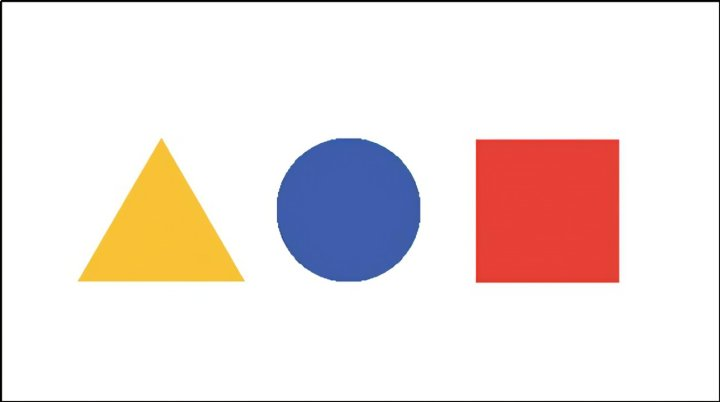
#> input picture image/image.jpg, 720 x 402 px, given in place of the camera
$ python video2.py
#> lines starting #> are read from the running program, lines starting #| are printed output that depends on the picture; after the words box and inside, x2 and y2 are one past the last pixel; in counts of white or black regions, pixels touching at a corner belong together
import numpy as np
import cv2

# 定义颜色阈值
# 红色区间优化，尝试减少误识别其他颜色的情况
lower_red = np.array([0, 100, 90])  # 减少饱和度和亮度的下限，以排除浅红或粉色调
higher_red = np.array([10, 255, 255])

# 绿色区间优化，确保在不同光照下都能准确识别
lower_green = np.array([35, 70, 70])  # 调整以适应更多绿色变体，特别是暗绿
higher_green = np.array([80, 255, 255])

# 黑色区间显著扩大
lower_black = np.array([0, 0, 0])  # 保持不变，因为已经是最低值
higher_black = np.array([100, 100, 50])  # 大幅增加，以识别更广泛的深色区域

# 注意：这些值仅为示例，实际应用中需要根据具体情况调整


# 定义字体
font = cv2.FONT_HERSHEY_SIMPLEX

def process_color(frame, lower_color, higher_color, color_name):
    img_hsv = cv2.cvtColor(frame, cv2.COLOR_BGR2HSV)
    mask = cv2.inRange(img_hsv, lower_color, higher_color)
    mask = cv2.medianBlur(mask, 7)

    cnts, _ = cv2.findContours(mask, cv2.RETR_EXTERNAL, cv2.CHAIN_APPROX_NONE)

    for cnt in cnts:
        x, y, w, h = cv2.boundingRect(cnt)
        cv2.rectangle(frame, (x, y - 20), (x + w, y + h), (0, 0, 255), 2)
        cv2.putText(frame, color_name, (x, y - 20), font, 0.7, (0, 0, 255), 2)

try:
    cap = cv2.VideoCapture(0)  # 打开电脑内置摄像头

    if cap.isOpened():
        while True:
            ret, frame = cap.read()
#> frame is the input picture: shape (402, 720, 3); mean B, G, R 224.3, 226.5, 238.9
            if not ret:
                break

            process_color(frame, lower_red, higher_red, 'Red')
#> in process_color, `img_hsv = cv2.cvtColor(frame, cv2.COLOR_BGR2HSV)`: img_hsv: shape (402, 720, 3); mean H, S, V 11.7, 31.9, 245
#> in process_color, `mask = cv2.inRange(img_hsv, lower_color, higher_color)`:
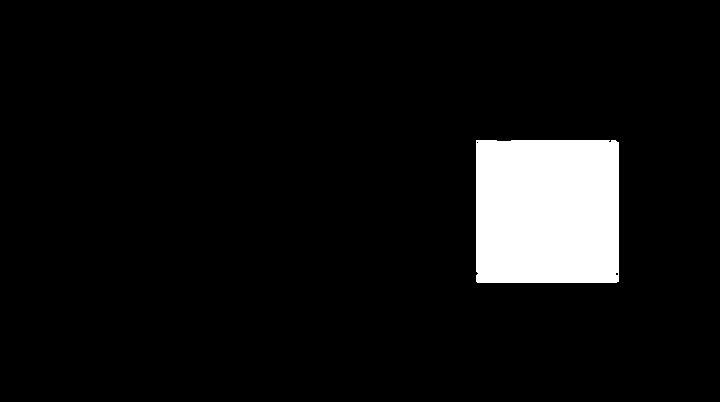
#> mask: shape (402, 720); 7.1% white; 1 white region, box (x1, y1, x2, y2) and area: (476, 140, 619, 283) 20415
#> in process_color, `mask = cv2.medianBlur(mask, 7)`: mask: shape (402, 720); 7% white; 1 white region
#> in process_color, `cnts, _ = cv2.findContours(mask, cv2.RETR_EXTERNAL, cv2.CHAIN_APPROX_N..`: cnts = 1 contour; box (x1, y1, x2, y2) and area: (476, 140, 619, 283) 20119
#> the loop in process_color, `for cnt in cnts:` made 1 pass
#> (x, y, w, h) on pass 1: (476, 140, 143, 143)
#> after the loop in process_color, `for cnt in cnts:`:
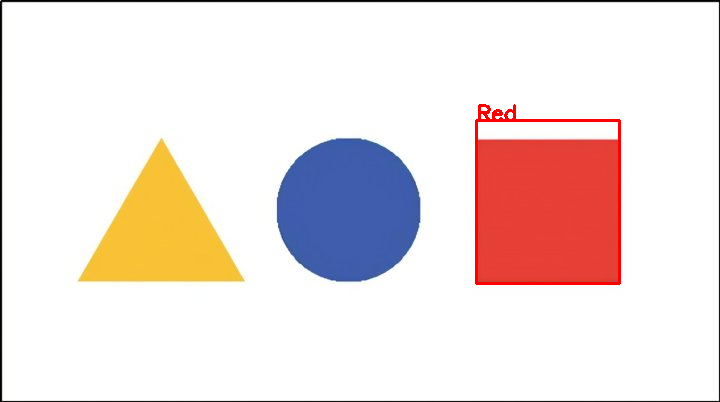
#> frame: shape (402, 720, 3); 0.73% of pixels changed, all inside (x1, y1, x2, y2) = (475, 104, 621, 285)
            process_color(frame, lower_green, higher_green, 'Green')
#> in process_color (call 2), `img_hsv = cv2.cvtColor(frame, cv2.COLOR_BGR2HSV)`: img_hsv: shape (402, 720, 3); mean H, S, V 11.5, 33.4, 245.1
#> in process_color (call 2), `mask = cv2.inRange(img_hsv, lower_color, higher_color)`: mask: shape (402, 720); every value is 0
            process_color(frame, lower_black, higher_black, 'Black')
#> call 3 of process_color, with lower_color = array of shape (3,), higher_color = array of shape (3,), color_name = 'Black'
#> in process_color (call 3), `mask = cv2.inRange(img_hsv, lower_color, higher_color)`:
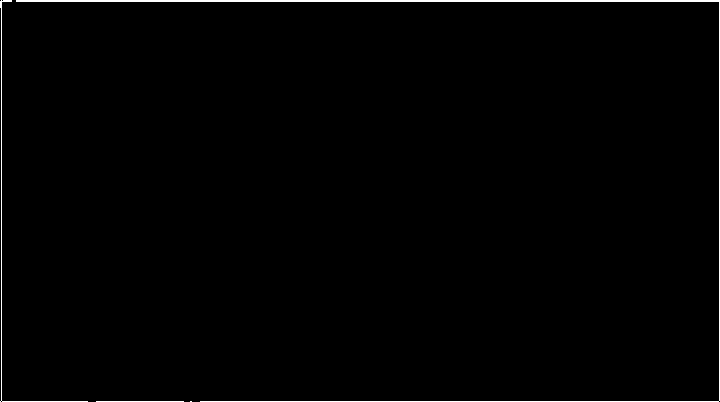
#> mask: shape (402, 720); 1% white; 4 white regions (1 under 20 px), largest, box (x1, y1, x2, y2) and area: (16, 0, 720, 402) 2326, (0, 0, 88, 402) 514, (96, 401, 184, 402) 88
#> in process_color (call 3), `mask = cv2.medianBlur(mask, 7)`:
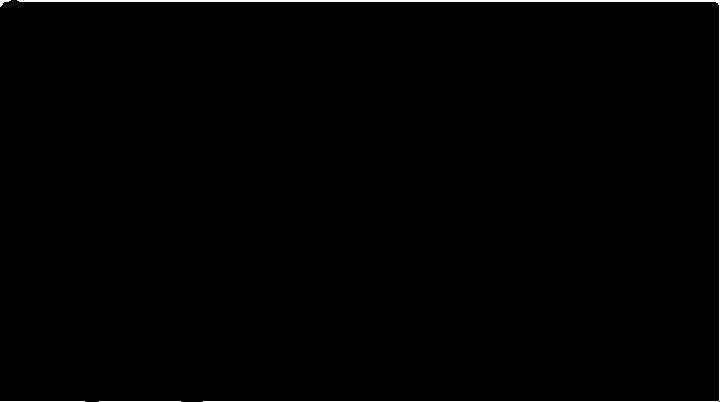
#> mask: shape (402, 720); 0.87% white; 4 white regions
#> in process_color (call 3), `cnts, _ = cv2.findContours(mask, cv2.RETR_EXTERNAL, cv2.CHAIN_APPROX_N..`: cnts = 4 contours, 3 with area under 20; largest, box (x1, y1, x2, y2) and area: (17, 0, 720, 402) 707
#> the loop in process_color (call 3), `for cnt in cnts:` made 4 passes
#> (x, y, w, h) on passes 1 to 4: (99, 401, 82, 1), (0, 401, 85, 1), (17, 0, 703, 402), (0, 0, 11, 7)
#> after the loop in process_color (call 3), `for cnt in cnts:`:
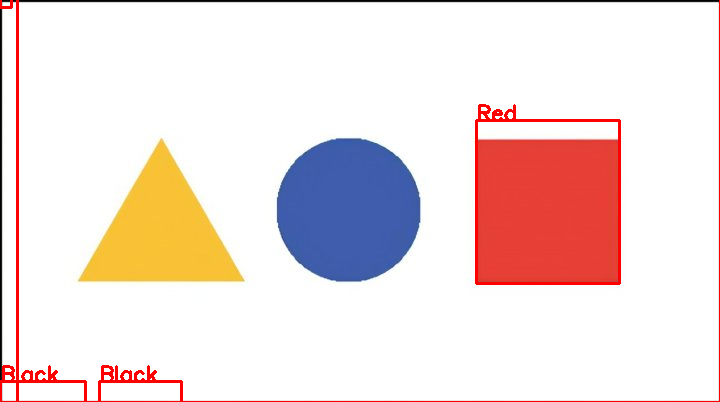
#> frame: shape (402, 720, 3); 1.32% of pixels changed, all inside (x1, y1, x2, y2) = (0, 0, 720, 402)

            cv2.imshow('frame', frame)
            key = cv2.waitKey(20) & 0xFF
#> (key Esc is pressed here)

            if key == 27:  # 按Esc键退出
                break

except Exception as e:
    print(f"Error occurred: {e}")

finally:
    if cap.isOpened():
        cap.release()
    cv2.destroyAllWindows()
